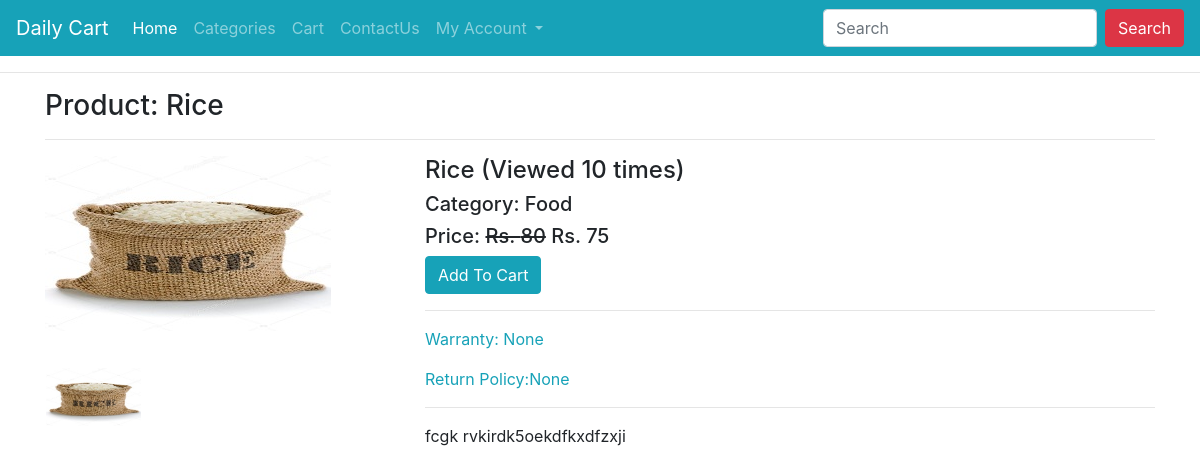
The page /product/Grains/ on the database its author committed.
### ecomapp/models.py (models this page shows, shortened)
class Product(models.Model):
    title = models.CharField(max_length=200)
    slug = models.SlugField(unique=True)
    category = models.ForeignKey(Category, on_delete=models.CASCADE)
    image = models.ImageField(upload_to="products")
    marked_price = models.PositiveIntegerField()
    selling_price = models.PositiveIntegerField()
    description = models.TextField()
    warranty = models.CharField(max_length=300, null=True, blank=True)
    return_policy = models.CharField(max_length=300, null=True, blank=True)
    view_count = models.PositiveIntegerField(default=0)

class ProductImage(models.Model):
    product = models.ForeignKey(Product, on_delete=models.CASCADE)
    image = models.ImageField(upload_to="products/images/")

class Category(models.Model):
    title = models.CharField(max_length=200)
    slug = models.SlugField(unique=True)
    def __str__(self):
        return self.title

### ecomapp/views.py (the view)
# urls.py: path("product/<slug:slug>/", ProductDetailView.as_view(), name="productdetail"),
class ProductDetailView(EcomMixin, TemplateView):
    template_name = "productdetail.html"
    def get_context_data(self, **kwargs):
        context = super().get_context_data(**kwargs)
        url_slug = self.kwargs['slug']
        product = Product.objects.get(slug=url_slug)
        product.view_count += 1
        product.save()
        context['product'] = product
        return context

### ecomapp/views.py (called while the page is built)
    def dispatch(self, request, *args, **kwargs):
        cart_id = request.session.get("cart_id")
        if cart_id:
            cart_obj = Cart.objects.get(id=cart_id)
            if request.user.is_authenticated and request.user.customer:
                cart_obj.customer = request.user.customer
                cart_obj.save()
        return super().dispatch(request, *args, **kwargs)

### templates/productdetail.html (shortened to what this page needs)
{% extends 'base.html' %}
{% block content %}
<div class="container">
    <h3>Product: {{product.title}}</h3><hr>
    <div class="row">
        <div class="col-md-4">
            <img src="{{product.image.url}}" alt="" class="img-fluid">
            <div class="row">
                {% for pi in product.productimage_set.all %}
                <div class="col-md-4 p-3">
                    <a href="{{pi.image.url}}" target="_blank">
                        <img src="{{pi.image.url}}" class="img-fluid" style="height: 100px; object-fit: contain;" alt="">
                    </a>
                </div>
                {% endfor %}
            </div>
        </div>
        <div class="col-md-8">
            <h4>{{product.title}} (Viewed {{product.view_count}} times)</h4>
            <h5>Category: {{product.category}}</h5>
            <h5>Price: <strike>Rs. {{product.marked_price}}</strike> Rs. {{product.selling_price}}</h5>
            <a href="{% url 'ecomapp:addtocart' product.id %}" class="btn btn-info">Add To Cart</a>
            <hr>
            <p class="text-info">Warranty: {{product.warranty}}</p>
            <p class="text-info">Return Policy:{{product.return_policy}}</p>
            <hr>
            <p>{{product.description}}</p>
        </div>
    </div>
</div>
{% endblock %}

### rows shown on the page
Product: title "Rice", image (picture), view_count "10", category "Food", marked_price "80", selling_price "75", warranty "None", return_policy "None", description "fcgk rvkirdk5oekdfkxdfzxji"
ProductImage: image (picture)
